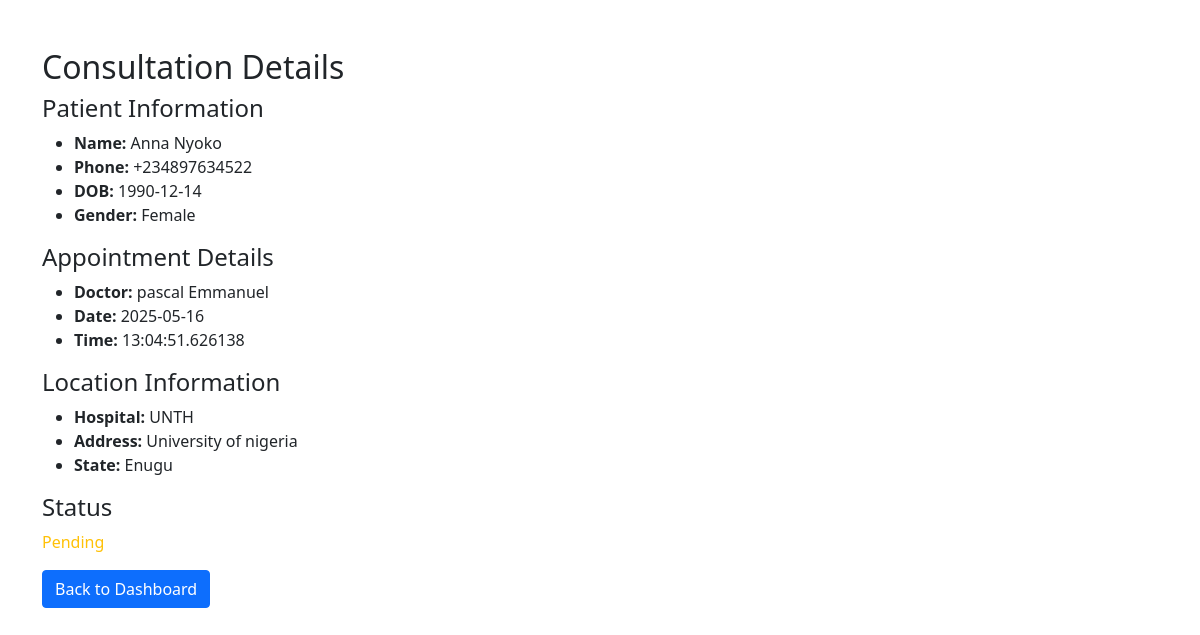
The page /consultation/4 (signed in) on the database its author committed.
### run.py (models this page shows, shortened)
class User(db.Model, UserMixin):  # Patient
    id = db.Column(db.Integer, primary_key=True)
    name = db.Column(db.String(120), nullable=False)
    email = db.Column(db.String(120), unique=True, nullable=False)
    phone = db.Column(db.String(15), nullable=False)
    dob = db.Column(db.Date, nullable=False)
    gender = db.Column(db.String(10), nullable=False)
    marital_status = db.Column(db.String(20), nullable=False)
    address = db.Column(db.String(200), nullable=False)
    state = db.Column(db.String(50), nullable=False)
    password_hash = db.Column(db.String(128), nullable=False)

class Doctor(db.Model):
    id = db.Column(db.Integer, primary_key=True)
    name = db.Column(db.String(100))
    email = db.Column(db.String(100))
    phone = db.Column(db.String(20))
    dob = db.Column(db.Date)
    gender = db.Column(db.String(10))
    marital_status = db.Column(db.String(20))
    address = db.Column(db.String(200))
    state = db.Column(db.String(50))
    hospital_id = db.Column(db.Integer, db.ForeignKey('hospital.id'))
    password = db.Column(db.String(200))  # <-- Add this line
    hospital = db.relationship('Hospital', backref='doctors')

class Consultation(db.Model):
    id = db.Column(db.Integer, primary_key=True)
    user_id = db.Column(db.Integer, db.ForeignKey('user.id'))
    doctor_id = db.Column(db.Integer, db.ForeignKey('doctor.id'))
    status = db.Column(db.String(20), default="Pending")  # Pending, Approved, Rejected
    appointment_date = db.Column(db.Date)
    appointment_time = db.Column(db.Time)
    user = db.relationship('User', backref='consultations')
    doctor = db.relationship('Doctor', backref='consultations')

class Hospital(db.Model):
    id = db.Column(db.Integer, primary_key=True)
    name = db.Column(db.String(100), nullable=False)
    state = db.Column(db.String(50), nullable=False)
    address = db.Column(db.String(200), nullable=True)
    phone = db.Column(db.String(15), nullable=True)

### run.py (the view)
@app.route('/consultation/<int:consultation_id>')
@login_required
def consultation_details(consultation_id):
    consultation = Consultation.query.get_or_404(consultation_id)
    if consultation.user_id != current_user.id:
        abort(403)  # Forbidden if user tries to access someone else's record
    return render_template('consultation_details.html', consultation=consultation)

### run.py (called while the page is built)
@login_manager.user_loader
def load_user(user_id):
    user = User.query.get(int(user_id))
    if user:
        return user
    return Doctor.query.get(int(user_id))  # fallback

### templates/consultation_details.html (shortened to what this page needs)
<!DOCTYPE html>
<html>
<head>
    <link href="https://cdn.jsdelivr.net/npm/bootstrap@5.1.3/dist/css/bootstrap.min.css" rel="stylesheet">
</head>
<body class="container mt-5">
    <h2>Consultation Details</h2>
    <h4>Patient Information</h4>
    <ul>
        <li><strong>Name:</strong> {{ consultation.user.name }}</li>
        <li><strong>Phone:</strong> {{ consultation.user.phone }}</li>
        <li><strong>DOB:</strong> {{ consultation.user.dob }}</li>
        <li><strong>Gender:</strong> {{ consultation.user.gender }}</li>
    </ul>
    <h4>Appointment Details</h4>
    <ul>
        <li><strong>Doctor:</strong> {{ consultation.doctor.name }}</li>
        <li><strong>Date:</strong> {{ consultation.appointment_date }}</li>
        <li><strong>Time:</strong> {{ consultation.appointment_time }}</li>
    </ul>
    <h4>Location Information</h4>
    <ul>
        <li><strong>Hospital:</strong> {{ consultation.doctor.hospital.name }}</li>
        <li><strong>Address:</strong> {{ consultation.doctor.hospital.address }}</li>
        <li><strong>State:</strong> {{ consultation.doctor.hospital.state }}</li>
    </ul>
    <h4>Status</h4>
    <p>
        {% if consultation.status == 'Pending' %}
            <span class="text-warning">Pending</span>
        {% elif consultation.status == 'Approved' %}
            <span class="text-success">Approved</span>
        {% else %}
            <span class="text-danger">Rejected</span>
        {% endif %}
    </p>
    <a href="{{ url_for('user_dashboard') }}" class="btn btn-primary">Back to Dashboard</a>
</body>
</html>

### rows shown on the page
User: user.name "Anna Nyoko", user.phone "+234897634522", user.dob "1990-12-14", user.gender "Female"
Doctor: doctor.name "pascal Emmanuel"
Consultation: appointment_date "2025-05-16", appointment_time "13:04:51.626138"
Hospital: doctor.hospital.name "UNTH", doctor.hospital.address "University of nigeria", doctor.hospital.state "Enugu"
